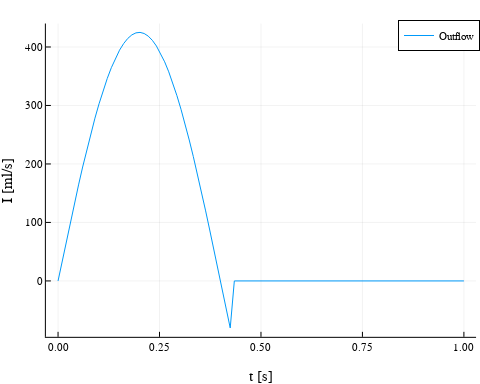

This figure's notebook cell:
### Markdown cell above
We can quickly plot this function in @fig-igen.

### Code cell
#| label: fig-igen
#| fig-cap: 'Generic waveform, representing ejection of blood from left ventricle in the aorta, including dicrotic notch (backflow at valve closure).'

plotTime = LinRange(0,1,100)

plot(plotTime, I.(plotTime),
     xlabel = "t [s]", ylabel = "I [ml/s]", label = "Outflow")

### Figure 1 — Plotly figure (JSON) as saved in the notebook; plotly's stock layout.template omitted (floating-point values rounded to 4 significant figures)
{"data": [{"colorbar": {"len": 0.9108, "title": "", "x": 0.9918, "y": 0.5344}, "legendgroup": "Outflow", "line": {"color": "rgba(0, 154, 250, 1.000)", "dash": "solid", "shape": "linear", "width": 1}, "mode": "lines", "name": "Outflow", "showlegend": true, "type": "scatter", "x": [0.0, 0.0101, 0.0202, 0.0303, 0.0404, 0.05051, 0.06061, 0.07071, 0.08081, 0.09091, 0.101, 0.1111, 0.1212, 0.1313, 0.1414, 0.1515, 0.1616, 0.1717, 0.1818, 0.1919, 0.202, 0.2121, 0.2222, 0.2323, 0.2424, 0.2525, 0.2626, 0.2727, 0.2828, 0.2929, 0.303, 0.3131, 0.3232, 0.3333, 0.3434, 0.3535, 0.3636, 0.3737, 0.3838, 0.3939, 0.404, 0.4141, 0.4242, 0.4343, 0.4444, 0.4545, 0.4646, 0.4747, 0.4848, 0.4949, 0.5051, 0.5152, 0.5253, 0.5354, 0.5455, 0.5556, 0.5657, 0.5758, 0.5859, 0.596, 0.6061, 0.6162, 0.6263, 0.6364, 0.6465, 0.6566, 0.6667, 0.6768, 0.6869, 0.697, 0.7071, 0.7172, 0.7273, 0.7374, 0.7475, 0.7576, 0.7677, 0.7778, 0.7879, 0.798, 0.8081, 0.8182, 0.8283, 0.8384, 0.8485, 0.8586, 0.8687, 0.8788, 0.8889, 0.899, 0.9091, 0.9192, 0.9293, 0.9394, 0.9495, 0.9596, 0.9697, 0.9798, 0.9899, 1.0], "xaxis": "x", "y": [0.0, 33.68, 67.15, 100.2, 132.6, 164.2, 194.7, 224.1, 252.0, 278.3, 302.9, 325.6, 346.2, 364.6, 380.8, 394.6, 405.8, 414.6, 420.7, 424.1, 424.9, 423.1, 418.5, 411.4, 401.6, 389.3, 374.6, 357.5, 338.2, 316.7, 293.3, 268.0, 241.0, 212.5, 182.7, 151.7, 119.7, 87.04, 53.8, 20.22, -13.48, -47.11, -80.43, 0.0, 0.0, 0.0, 0.0, 0.0, 0.0, 0.0, 0.0, 0.0, 0.0, 0.0, 0.0, 0.0, 0.0, 0.0, 0.0, 0.0, 0.0, 0.0, 0.0, 0.0, 0.0, 0.0, 0.0, 0.0, 0.0, 0.0, 0.0, 0.0, 0.0, 0.0, 0.0, 0.0, 0.0, 0.0, 0.0, 0.0, 0.0, 0.0, 0.0, 0.0, 0.0, 0.0, 0.0, 0.0, 0.0, 0.0, 0.0, 0.0, 0.0, 0.0, 0.0, 0.0, 0.0, 0.0, 0.0, 0.0], "yaxis": "y"}], "layout": {"annotations": [], "height": 384, "legend": {"bgcolor": "rgba(255, 255, 255, 1.000)", "bordercolor": "rgba(0, 0, 0, 1.000)", "borderwidth": 1, "font": {"color": "rgba(0, 0, 0, 1.000)", "family": "sans-serif", "size": 11}, "title": {"font": {"color": "rgba(0, 0, 0, 1.000)", "family": "sans-serif", "size": 15}, "text": ""}, "tracegroupgap": 0, "traceorder": "normal", "x": 1.0, "xanchor": "auto", "y": 1.0, "yanchor": "auto"}, "margin": {"b": 20, "l": 0, "r": 0, "t": 20}, "paper_bgcolor": "rgba(255, 255, 255, 1.000)", "plot_bgcolor": "rgba(255, 255, 255, 1.000)", "showlegend": true, "width": 480, "xaxis": {"anchor": "y", "domain": [0.09559, 0.9918], "gridcolor": "rgba(0, 0, 0, 0.100)", "gridwidth": 0.5, "linecolor": "rgba(0, 0, 0, 1.000)", "mirror": false, "range": [-0.03, 1.03], "showgrid": true, "showline": true, "showticklabels": true, "tickangle": 0, "tickcolor": "rgb(0, 0, 0)", "tickfont": {"color": "rgba(0, 0, 0, 1.000)", "family": "sans-serif", "size": 11}, "tickmode": "array", "ticks": "inside", "ticktext": ["0.00", "0.25", "0.50", "0.75", "1.00"], "tickvals": [0.0, 0.25, 0.5, 0.75, 1.0], "title": "t [s]", "titlefont": {"color": "rgba(0, 0, 0, 1.000)", "family": "sans-serif", "size": 15}, "type": "-", "visible": true, "zeroline": false, "zerolinecolor": "rgba(0, 0, 0, 1.000)"}, "yaxis": {"anchor": "x", "domain": [0.07897, 0.9897], "gridcolor": "rgba(0, 0, 0, 0.100)", "gridwidth": 0.5, "linecolor": "rgba(0, 0, 0, 1.000)", "mirror": false, "range": [-95.59, 440.1], "showgrid": true, "showline": true, "showticklabels": true, "tickangle": 0, "tickcolor": "rgb(0, 0, 0)", "tickfont": {"color": "rgba(0, 0, 0, 1.000)", "family": "sans-serif", "size": 11}, "tickmode": "array", "ticks": "inside", "ticktext": ["0", "100", "200", "300", "400"], "tickvals": [0.0, 100.0, 200.0, 300.0, 400.0], "title": "I [ml/s]", "titlefont": {"color": "rgba(0, 0, 0, 1.000)", "family": "sans-serif", "size": 15}, "type": "-", "visible": true, "zeroline": false, "zerolinecolor": "rgba(0, 0, 0, 1.000)"}}}
